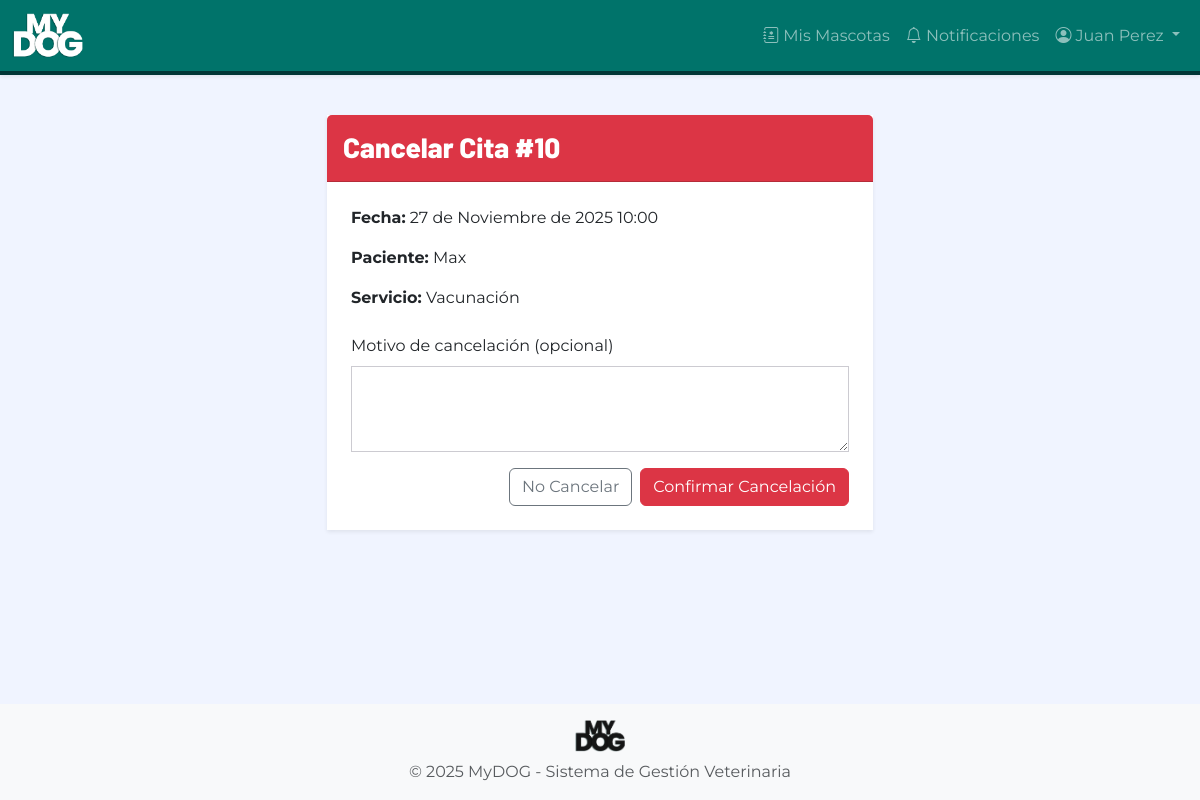
The page /citas/10/cancelar/ (signed in) on the database its author committed.
### autenticacion/models.py (models this page shows, shortened)
class Usuario(AbstractUser):
    ROL_CHOICES = [
        ('ADMIN', 'Administrador'),
        ('VETERINARIO', 'Veterinario'),
        ('ADMINISTRATIVO', 'Personal Administrativo'),
        ('PROPIETARIO', 'Propietario'),
    ]
    rol = models.CharField(
        max_length=20,
        choices=ROL_CHOICES,
        verbose_name='Rol',
        help_text='Rol del usuario en el sistema'
    )
    activo = models.BooleanField(
        default=True,
        verbose_name='Activo',
        help_text='Indica si el usuario puede acceder al sistema'
    )
    intentos_fallidos = models.IntegerField(
        default=0,
        verbose_name='Intentos fallidos',
        help_text='Número de intentos fallidos de login consecutivos'
    )
    bloqueado_hasta = models.DateTimeField(
        null=True,
        blank=True,
        verbose_name='Bloqueado hasta',
        help_text='Fecha y hora hasta la cual el usuario está bloqueado'
    )
    foto_perfil = models.ImageField(
        upload_to='perfiles/',
        null=True,
        blank=True,
        verbose_name='Foto de perfil'
    )
    telefono = models.CharField(
        max_length=15,
        blank=True,
        verbose_name='Teléfono'
    )
    fecha_creacion = models.DateTimeField(
        auto_now_add=True,
        verbose_name='Fecha de creación'
    )
    fecha_modificacion = models.DateTimeField(
        auto_now=True,
        verbose_name='Fecha de modificación'
    )
    class Meta:
        verbose_name = 'Usuario'
        verbose_name_plural = 'Usuarios'
        ordering = ['-fecha_creacion']
    def es_admin(self):
        return self.rol == 'ADMIN'

### citas/models.py (models this page shows, shortened)
class Cita(models.Model):
    ESTADO_CHOICES = [
        ('PROGRAMADA', 'Programada'),
        ('CONFIRMADA', 'Confirmada'),
        ('COMPLETADA', 'Completada'),
        ('CANCELADA', 'Cancelada'),
        ('INASISTENCIA', 'Inasistencia'),
    ]
    propietario = models.ForeignKey(
        'propietarios.Propietario',
        on_delete=models.PROTECT,
        related_name='citas',
        verbose_name='Propietario',
        help_text='Propietario de la mascota'
    )
    mascota = models.ForeignKey(
        'mascotas.Mascota',
        on_delete=models.PROTECT,
        related_name='citas',
        verbose_name='Mascota',
        help_text='Mascota a atender'
    )
    servicio = models.ForeignKey(
        'servicios.Servicio',
        on_delete=models.PROTECT,
        related_name='citas',
        verbose_name='Servicio',
        help_text='Servicio veterinario solicitado'
    )
    veterinario = models.ForeignKey(
        'autenticacion.Usuario',
        on_delete=models.PROTECT,
        limit_choices_to={'rol': 'VETERINARIO'},
        related_name='citas_asignadas',
        verbose_name='Veterinario',
        help_text='Veterinario asignado'
    )
    fecha = models.DateField(
        verbose_name='Fecha',
        help_text='Fecha de la cita'
    )
    hora = models.TimeField(
        verbose_name='Hora',
        help_text='Hora de inicio de la cita'
    )
    estado = models.CharField(
        max_length=15,
        choices=ESTADO_CHOICES,
        default='PROGRAMADA',
        verbose_name='Estado'
    )
    es_emergencia = models.BooleanField(
        default=False,
        verbose_name='Es emergencia',
        help_text='Indica si es una cita de emergencia (sin restricciones de horario)'
    )
    observaciones = models.TextField(
        max_length=500,
        blank=True,
        verbose_name='Observaciones',
        help_text='Observaciones o motivo de la cita'
    )
    motivo_cancelacion = models.TextField(
        max_length=500,
        blank=True,
        verbose_name='Motivo de cancelación',
        help_text='Motivo por el cual se canceló la cita'
    )
    fecha_creacion = models.DateTimeField(
        auto_now_add=True,
        verbose_name='Fecha de creación'
    )
    fecha_modificacion = models.DateTimeField(
        auto_now=True,
        verbose_name='Fecha de modificación'
    )
    usuario_creador = models.ForeignKey(
        'autenticacion.Usuario',
        on_delete=models.PROTECT,
        related_name='citas_creadas',
        verbose_name='Usuario creador',
        help_text='Usuario que creó la cita'
    )
    class Meta:
        verbose_name = 'Cita'
        verbose_name_plural = 'Citas'
        ordering = ['-fecha', '-hora']
        indexes = [
            models.Index(fields=['fecha', 'hora']),
            models.Index(fields=['veterinario', 'fecha']),
            models.Index(fields=['estado']),
        ]
        unique_together = [['veterinario', 'fecha', 'hora']]  # No permitir citas duplicadas
    def puede_cancelar(self, usuario):
        if self.estado not in ['PROGRAMADA', 'CONFIRMADA']:
            return False, 'La cita ya no puede ser cancelada'
        if usuario.es_admin():
            return True, ''
        fecha_hora_cita = datetime.combine(self.fecha, self.hora)
        ahora = timezone.now()
        diferencia = fecha_hora_cita - ahora.replace(tzinfo=None)
        if diferencia < timedelta(hours=6):
            return False, 'La cancelación requiere al menos 6 horas de anticipación'
        return True, ''

### mascotas/models.py (models this page shows, shortened)
class Mascota(models.Model):
    ESPECIE_CHOICES = [
        ('PERRO', 'Perro'),
        ('GATO', 'Gato'),
        ('AVE', 'Ave'),
        ('ROEDOR', 'Roedor'),
        ('REPTIL', 'Reptil'),
        ('OTRO', 'Otro'),
    ]
    SEXO_CHOICES = [
        ('M', 'Macho'),
        ('H', 'Hembra'),
    ]
    propietario = models.ForeignKey(
        'propietarios.Propietario',
        on_delete=models.PROTECT,
        related_name='mascotas',
        verbose_name='Propietario',
        help_text='Propietario actual de la mascota'
    )
    nombre = models.CharField(
        max_length=50,
        verbose_name='Nombre',
        help_text='Nombre de la mascota (2-50 caracteres)'
    )
    especie = models.CharField(
        max_length=10,
        choices=ESPECIE_CHOICES,
        verbose_name='Especie',
        help_text='Especie de la mascota'
    )
    raza = models.CharField(
        max_length=50,
        verbose_name='Raza',
        help_text='Raza de la mascota'
    )
    edad = models.PositiveIntegerField(
        validators=[MinValueValidator(0)],
        verbose_name='Edad',
        help_text='Edad de la mascota en años'
    )
    peso = models.DecimalField(
        max_digits=5,
        decimal_places=2,
        null=True,
        blank=True,
        validators=[MinValueValidator(0.01)],
        verbose_name='Peso',
        help_text='Peso de la mascota en kilogramos (opcional)'
    )
    sexo = models.CharField(
        max_length=1,
        choices=SEXO_CHOICES,
        blank=True,
        verbose_name='Sexo',
        help_text='Sexo de la mascota (opcional)'
    )
    observaciones = models.TextField(
        max_length=300,
        blank=True,
        verbose_name='Observaciones',
        help_text='Observaciones adicionales (máx 300 caracteres)'
    )
    foto = models.ImageField(
        upload_to='mascotas/',
        null=True,
        blank=True,
        verbose_name='Foto',
        help_text='Foto de la mascota'
    )
    activo = models.BooleanField(
        default=True,
        verbose_name='Activo',
        help_text='Indica si la mascota está activa (no transferida ni fallecida)'
    )
    fecha_registro = models.DateTimeField(
        auto_now_add=True,
        verbose_name='Fecha de registro'
    )
    fecha_modificacion = models.DateTimeField(
        auto_now=True,
        verbose_name='Fecha de modificación'
    )
    class Meta:
        verbose_name = 'Mascota'
        verbose_name_plural = 'Mascotas'
        ordering = ['-fecha_registro']
        indexes = [
            models.Index(fields=['propietario', 'nombre']),
            models.Index(fields=['especie']),
        ]

### servicios/models.py (models this page shows, shortened)
class Servicio(models.Model):
    TIPO_CHOICES = [
        ('CONSULTA', 'Consulta veterinaria'),
        ('VACUNACION', 'Vacunación'),
        ('DESPARASITACION', 'Desparasitación'),
        ('CIRUGIA', 'Cirugía'),
        ('CONTROL_PESO', 'Control de peso'),
        ('PELUQUERIA', 'Peluquería'),
        ('VENTA_PRODUCTOS', 'Venta de productos'),
        ('OTRO', 'Otro'),
    ]
    nombre = models.CharField(
        max_length=20,
        choices=TIPO_CHOICES,
        unique=True,
        verbose_name='Nombre del servicio',
        help_text='Tipo de servicio veterinario'
    )
    duracion_minutos = models.PositiveIntegerField(
        validators=[MinValueValidator(15)],
        verbose_name='Duración en minutos',
        help_text='Duración estimada del servicio (mínimo 15 minutos)'
    )
    precio = models.DecimalField(
        max_digits=10,
        decimal_places=2,
        validators=[MinValueValidator(0)],
        verbose_name='Precio',
        help_text='Precio del servicio en pesos colombianos'
    )
    descripcion = models.TextField(
        max_length=500,
        blank=True,
        verbose_name='Descripción',
        help_text='Descripción detallada del servicio (opcional)'
    )
    activo = models.BooleanField(
        default=True,
        verbose_name='Activo',
        help_text='Indica si el servicio está disponible para agendamiento'
    )
    color_calendario = models.CharField(
        max_length=7,
        default='#00736A',
        verbose_name='Color en calendario',
        help_text='Color en formato hexadecimal para mostrar en calendario'
    )
    fecha_creacion = models.DateTimeField(
        auto_now_add=True,
        verbose_name='Fecha de creación'
    )
    fecha_modificacion = models.DateTimeField(
        auto_now=True,
        verbose_name='Fecha de modificación'
    )
    class Meta:
        verbose_name = 'Servicio'
        verbose_name_plural = 'Servicios'
        ordering = ['nombre']

### citas/views.py (the view, shortened to what this page needs)
# urls.py: path('<int:pk>/cancelar/', views.cancelar_cita, name='cancelar'),
@login_required
def cancelar_cita(request, pk):
    cita = get_object_or_404(Cita, pk=pk)
    if request.user.rol == 'PROPIETARIO' and cita.propietario.usuario_id != request.user.id:
        messages.error(request, 'No tienes permisos para gestionar esta cita.')
        return redirect('citas:detalle', pk=pk)
    puede_cancelar, mensaje = cita.puede_cancelar(request.user)
    return render(request, 'citas/cancelar_confirmar.html', {
        'cita': cita,
        'puede_cancelar': puede_cancelar,
        'mensaje': mensaje
    })

### templates/citas/cancelar_confirmar.html (shortened to what this page needs)
{% extends 'base.html' %}
{% block content %}
<div class="row justify-content-center">
    <div class="col-md-6">
        <div class="card shadow-sm border-0">
            <div class="card-header bg-danger text-white py-3">
                <h3 class="font-titulo mb-0">Cancelar Cita #{{ cita.id }}</h3>
            </div>
            <div class="card-body p-4">
                {% if not puede_cancelar %}
                    <div class="alert alert-warning">
                        <i class="bi bi-exclamation-triangle-fill"></i> {{ mensaje }}
                    </div>
                    <a href="{% url 'citas:detalle' cita.pk %}" class="btn btn-secondary">Volver</a>
                {% else %}
                    <p><strong>Fecha:</strong> {{ cita.fecha }} {{ cita.hora }}</p>
                    <p><strong>Paciente:</strong> {{ cita.mascota.nombre }}</p>
                    <p><strong>Servicio:</strong> {{ cita.servicio.get_nombre_display }}</p>
                    <form method="post" class="mt-4">
                        <div class="mb-3">
                            <label for="motivo" class="form-label">Motivo de cancelación (opcional)</label>
                            <textarea name="motivo" id="motivo" class="form-control" rows="3"></textarea>
                        </div>
                        <div class="d-flex justify-content-end gap-2">
                            <a href="{% url 'citas:detalle' cita.pk %}" class="btn btn-outline-secondary">No Cancelar</a>
                            <button type="submit" class="btn btn-danger">Confirmar Cancelación</button>
                        </div>
                    </form>
                {% endif %}
            </div>
        </div>
    </div>
</div>
{% endblock %}

### templates/base.html (shortened to what this page needs)
{% load static %}
<!DOCTYPE html>
<html lang="es">
<head>
    <link href="https://cdn.jsdelivr.net/npm/bootstrap@5.3.0/dist/css/bootstrap.min.css" rel="stylesheet">
    <link rel="stylesheet" href="https://cdn.jsdelivr.net/npm/bootstrap-icons@1.11.0/font/bootstrap-icons.css">
    <link rel="stylesheet" href="{% static 'css/base.css' %}">
    <link rel="stylesheet" href="{% static 'css/responsive.css' %}">
</head>
<body>
    <nav class="navbar navbar-expand-lg navbar-dark bg-primary-mydog shadow-sm">
        <div class="container-fluid">
            <a class="navbar-brand" href="{% url 'home' %}">
                <img src="{% static 'img/logo-mydog-blanco.png' %}" alt="MyDOG" height="45" class="d-inline-block">
            </a>
            <div class="collapse navbar-collapse" id="navbarNav">
                <ul class="navbar-nav ms-auto">
                    {% if user.is_authenticated %}
                        <li class="nav-item">
                            <a class="nav-link" href="{% url 'historiales:mis_mascotas' %}">
                                <i class="bi bi-journal-medical"></i>
                                {% if user.rol == 'PROPIETARIO' %}Mis Mascotas{% else %}Historiales{% endif %}
                            </a>
                        </li>
                        <li class="nav-item">
                            <a class="nav-link" href="{% url 'notificaciones:lista' %}">
                                <i class="bi bi-bell"></i> Notificaciones
                            </a>
                        </li>
                        <li class="nav-item dropdown">
                            <a class="nav-link dropdown-toggle" href="#" role="button" data-bs-toggle="dropdown">
                                <i class="bi bi-person-circle"></i> {{ user.get_full_name|default:user.username }}
                            </a>
                        </li>
                    {% else %}
                        <li class="nav-item">
                            <a class="nav-link" href="{% url 'autenticacion:login' %}">Iniciar Sesión</a>
                        </li>
                    {% endif %}
                </ul>
            </div>
        </div>
    </nav>
    <main class="container py-4">
        {% block content %}{% endblock %}
    </main>
    <footer class="footer mt-auto py-3 bg-light">
        <div class="container text-center">
            <img src="{% static 'img/logo-mydog-negro.png' %}" alt="MyDOG" height="32" class="mb-2">
            <p class="text-muted mb-0">&copy; 2025 MyDOG - Sistema de Gestión Veterinaria</p>
        </div>
    </footer>
</body>
</html>

### static/css/base.css (style rules this page uses)
:root { --color-primary: #00736A; --color-secondary: #003535; --color-accent: #F95C32; --color-accent-light: #0FF7750; --color-bg-light: #F0F4FF; --color-gray: #CCCBD1; --color-white: #FFFFFF; --color-black: #000000; --font-titulo: 'Barlow', sans-serif; --font-subtitulo: 'Montserrat', sans-serif; --font-texto: 'Montserrat', sans-serif; }
body { font-family: var(--font-texto); background-color: var(--color-bg-light); color: var(--color-black); }
h1, h2, h3, h4, h5, h6, .font-titulo { font-family: var(--font-titulo); font-weight: 800; }
.bg-primary-mydog { background-color: var(--color-primary) !important; }
.card { border-radius: 0 !important; }
.form-control, .form-select { border-radius: 0 !important; border-color: var(--color-gray); }
.navbar { box-shadow: 0 2px 4px rgba(0,0,0,0.1); box-shadow: none; border-bottom: 4px solid var(--color-secondary); }

### templates/base.html (style rules this page uses)
html, body { height: 100%; }
body { display: flex; flex-direction: column; }
main { flex: 1 0 auto; }
footer { flex-shrink: 0; }

### rows shown on the page
Usuario: get_full_name "Juan Perez"
Cita: id "10", fecha "27 de Noviembre de 2025", hora "10:00", mascota.nombre "Max", servicio.nombre "Vacunación"
